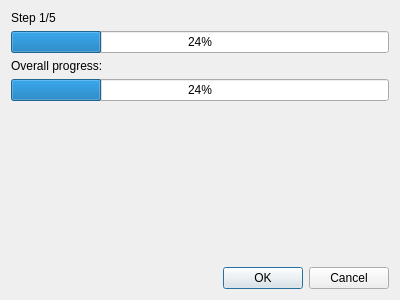
<?xml version="1.0" encoding="UTF-8"?>
<ui version="4.0">
 <class>Dialog</class>
 <widget class="QDialog" name="Dialog">
  <property name="geometry">
   <rect>
    <x>0</x>
    <y>0</y>
    <width>400</width>
    <height>300</height>
   </rect>
  </property>
  <property name="windowTitle">
   <string>Dialog</string>
  </property>
  <layout class="QVBoxLayout" name="verticalLayout">
   <item>
    <widget class="QLabel" name="currentStepLabel">
     <property name="text">
      <string>Step 1/5</string>
     </property>
    </widget>
   </item>
   <item>
    <widget class="QProgressBar" name="currentStepProgress">
     <property name="value">
      <number>24</number>
     </property>
    </widget>
   </item>
   <item>
    <widget class="QLabel" name="overallLabel">
     <property name="text">
      <string>Overall progress:</string>
     </property>
    </widget>
   </item>
   <item>
    <widget class="QProgressBar" name="overallProgress">
     <property name="value">
      <number>24</number>
     </property>
    </widget>
   </item>
   <item>
    <spacer name="verticalSpacer">
     <property name="orientation">
      <enum>Qt::Vertical</enum>
     </property>
     <property name="sizeHint" stdset="0">
      <size>
       <width>20</width>
       <height>152</height>
      </size>
     </property>
    </spacer>
   </item>
   <item>
    <widget class="QDialogButtonBox" name="buttonBox">
     <property name="orientation">
      <enum>Qt::Horizontal</enum>
     </property>
     <property name="standardButtons">
      <set>QDialogButtonBox::Cancel|QDialogButtonBox::Ok</set>
     </property>
    </widget>
   </item>
  </layout>
 </widget>
 <resources/>
 <connections>
  <connection>
   <sender>buttonBox</sender>
   <signal>accepted()</signal>
   <receiver>Dialog</receiver>
   <slot>accept()</slot>
   <hints>
    <hint type="sourcelabel">
     <x>248</x>
     <y>254</y>
    </hint>
    <hint type="destinationlabel">
     <x>157</x>
     <y>274</y>
    </hint>
   </hints>
  </connection>
  <connection>
   <sender>buttonBox</sender>
   <signal>rejected()</signal>
   <receiver>Dialog</receiver>
   <slot>reject()</slot>
   <hints>
    <hint type="sourcelabel">
     <x>316</x>
     <y>260</y>
    </hint>
    <hint type="destinationlabel">
     <x>286</x>
     <y>274</y>
    </hint>
   </hints>
  </connection>
 </connections>
</ui>
